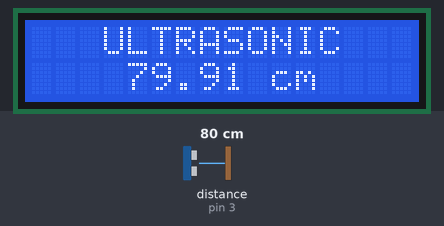
Recording of a sketch running on a simulated Arduino Uno, built with avr-gcc and run on an emulated ATmega328P. On the bench: 16×2 character LCD. Wiring (inferred from the names in the program): ultrasonic range finder: trigger pin 2; echo pin 3. The inputs (shaded band) are chosen by the test bench; at power-on: distance to the obstacle (sensor on pin 3) 80 cm. The echo pulse lasts 58.3 µs per cm; what the sketch prints to the serial monitor is not drawn.

Above: at 1.3 s.
1.4 s: distance to the obstacle (sensor on pin 3) set to 4 cm
At 2.9 s:
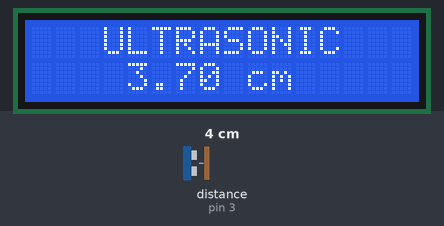
5.5 s: distance to the obstacle (sensor on pin 3) set to 2 cm
At 6.6 s:
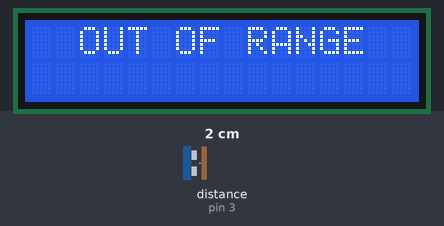
9.6 s: distance to the obstacle (sensor on pin 3) set to 9 cm
At 10.9 s:
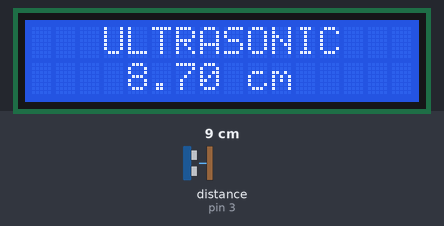
12.8 s: distance to the obstacle (sensor on pin 3) set to 177 cm
At 14.2 s:
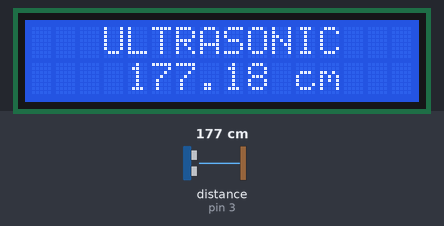
15.9 s: distance to the obstacle (sensor on pin 3) set to 184 cm
At 17.0 s:
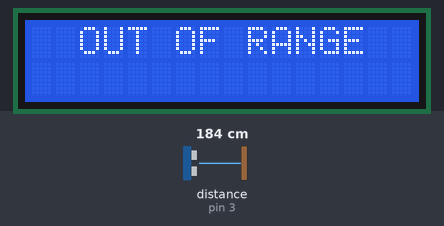
Timing chart, 0 to 18.9 s (numbered marks = the images above; inputs shaded):
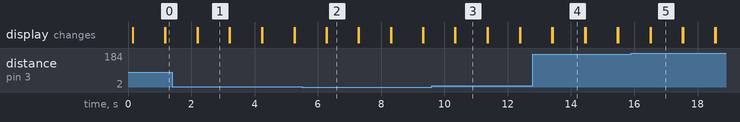

Measured:
- the behaviour switches between 3 and 2 cm on distance to the obstacle (sensor on pin 3) (found by bisection; images 1 and 2)
- the behaviour switches between 179 and 180 cm on distance to the obstacle (sensor on pin 3) (found by bisection; images 4 and 5)
- after the input at 1.4 s, the display: first differs from a run without the input after 0.80 s (image 1)
- after the input at 5.5 s, the display: first differs from a run without the input after 0.78 s (image 2)
- after the input at 9.6 s, the display: first differs from a run without the input after 0.75 s (image 3)
- after the input at 12.8 s, the display: first differs from a run without the input after 0.63 s (image 4)
- after the input at 15.9 s, the display: first differs from a run without the input after 0.62 s (image 5)

The sketch:

i2clcdping.ino.ino
```cpp
//http://www.circuitbasics.com/how-to-set-up-an-ultrasonic-range-finder-on-an-arduino/

//#include <LiquidCrystal.h>
#include <Wire.h>
#include <LiquidCrystal_I2C.h>
#define trigPin 2 // 10
#define echoPin 3 // 13

//LiquidCrystal lcd(12, 11, 5, 4, 3, 2);
LiquidCrystal_I2C lcd(0x27,16,2);  // set the LCD address to 0x27 for a 16 chars and 2 line display


void setup() {
  pinMode(trigPin, OUTPUT);
  pinMode(echoPin, INPUT);

  lcd.init();                      // initialize the lcd
  lcd.backlight();
  lcd.begin(16,2); //Tell Arduino to start your 16 column 2 row LCD

  Serial.begin(9600);
}

void loop() {
  float duration, distance;
  digitalWrite(trigPin, LOW);
  delayMicroseconds(2);

  digitalWrite(trigPin, HIGH);
  delayMicroseconds(10);
  digitalWrite(trigPin, LOW);

  duration = pulseIn(echoPin, HIGH);
  distance = (duration / 2) * 0.0344;

  if (distance >= 180 || distance <= 2){
    Serial.print("OUT OF RANGE");
    lcd.setCursor(2,0);  //Set LCD cursor to upper left corner, column 0, row 0
    lcd.print("OUT OF RANGE");  //Print Message on First Row
    delay(500);
  }
  else {
    lcd.setCursor(3,0);
    lcd.print("ULTRASONIC");
    lcd.setCursor(4,1);
    lcd.print(distance);
    lcd.print(" cm");
    Serial.print(distance);
    Serial.println(" cm");
    delay(500);
  }
  delay(500);
  lcd.clear();
}
```
